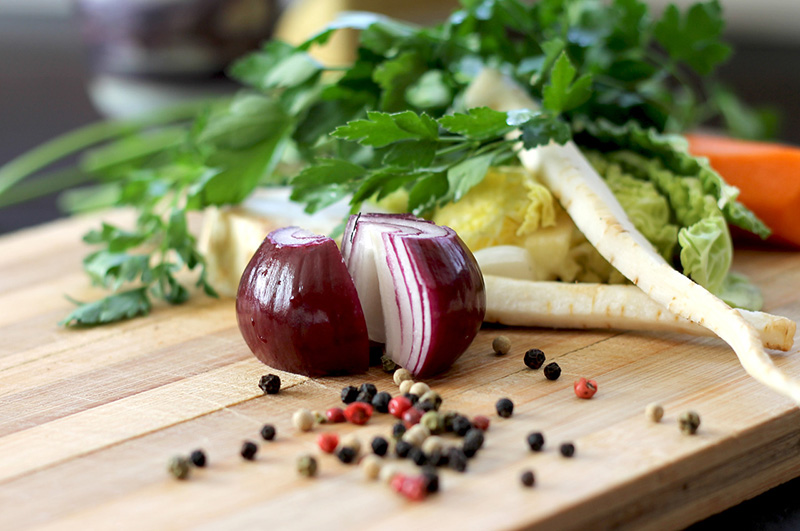
//> input picture week5_HW/week5_HW/food.jpg, 800 x 531 px
$ ./main   (built with g++ and OpenCV 4)
//> lines starting //> are read from the running program, lines starting //| are printed output that depends on the picture
#pragma once
#include <iostream>
#include <opencv2/opencv.hpp>

using namespace std;
using namespace cv;


int main() {
	/*
	-(y, x) = (30, 40)에서 dy, dx, 에지 강도, 에지 방향을 구하여라
	힌트 : cartToPolar() 사용.에지강도와 그래디언트 방향은 magnitude와 angle 행렬에서 동일한 위치임.
	– sobel 에지를 구하여라.*/
	Mat image = imread("food.jpg");
//> image is the input picture: 531 rows x 800 cols, CV_8UC3; mean B, G, R 108.6, 140.6, 145.2
	imshow("Original", image);

	Mat norm, dir;
	Mat sobelX, sobelY;
	Sobel(image, sobelX, CV_32F, 1, 0);
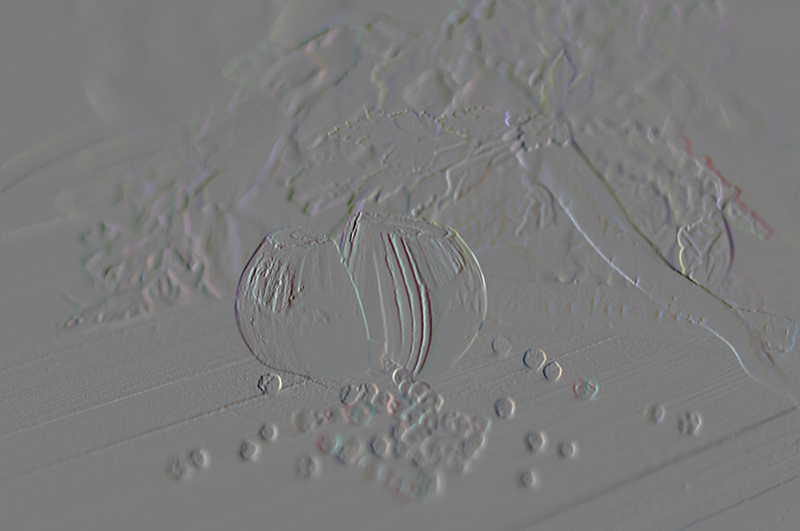
//> sobelX: 531 rows x 800 cols, CV_32FC3; mean B, G, R -0.9, -0.7, -0.5; drawn with min black and max white
	Sobel(image, sobelY, CV_32F, 0, 1);
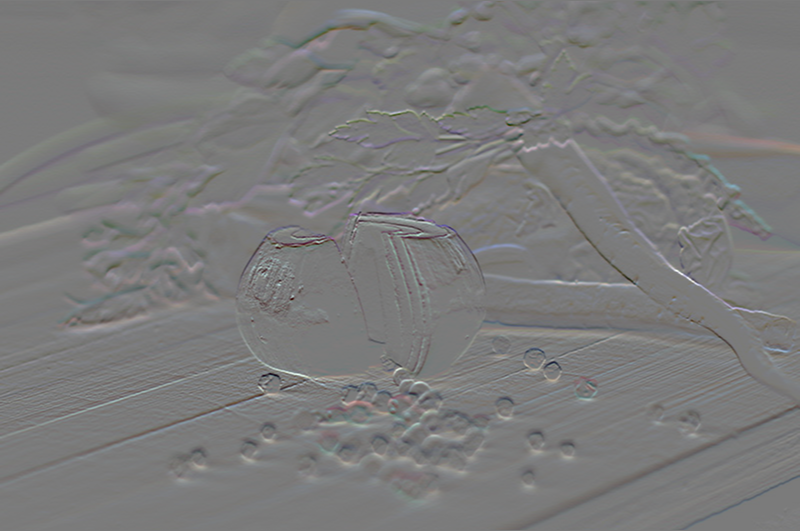
//> sobelY: 531 rows x 800 cols, CV_32FC3; mean B, G, R 0.6, 0.4, 0.8; drawn with min black and max white
	cartToPolar(sobelX, sobelY, norm, dir);
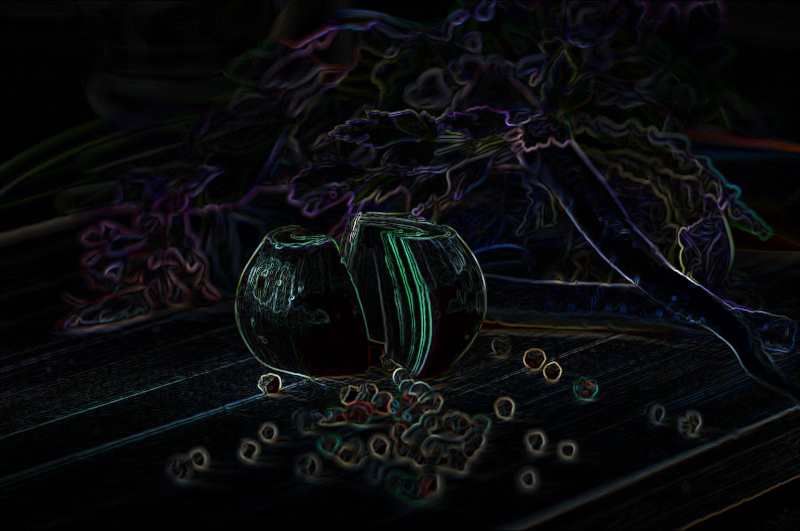
//> norm: 531 rows x 800 cols, CV_32FC3; mean B, G, R 54.4, 48.6, 44.6; drawn with min black and max white
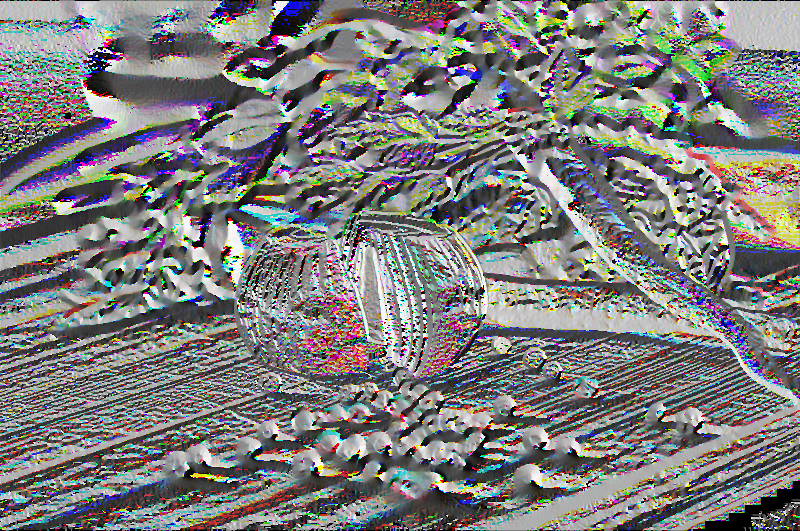
//> dir: 531 rows x 800 cols, CV_32FC3; mean B, G, R 3.07, 3.08, 3.09; drawn with min black and max white
	cout << "sobelX(2,2) = " << sobelX.at<float>(30, 40) << "  sobelY(2,2) = " << sobelY.at<float>(30, 40) << endl;
//| sobelX(2,2) = 2  sobelY(2,2) = -12
	cout << "norm(2,2) = " << norm.at<float>(30, 40) << " dir(2,2) = " << dir.at<float>(30, 40) << endl;
//| norm(2,2) = 12.1655 dir(2,2) = 4.87753
	waitKey();

	return 0;
}
